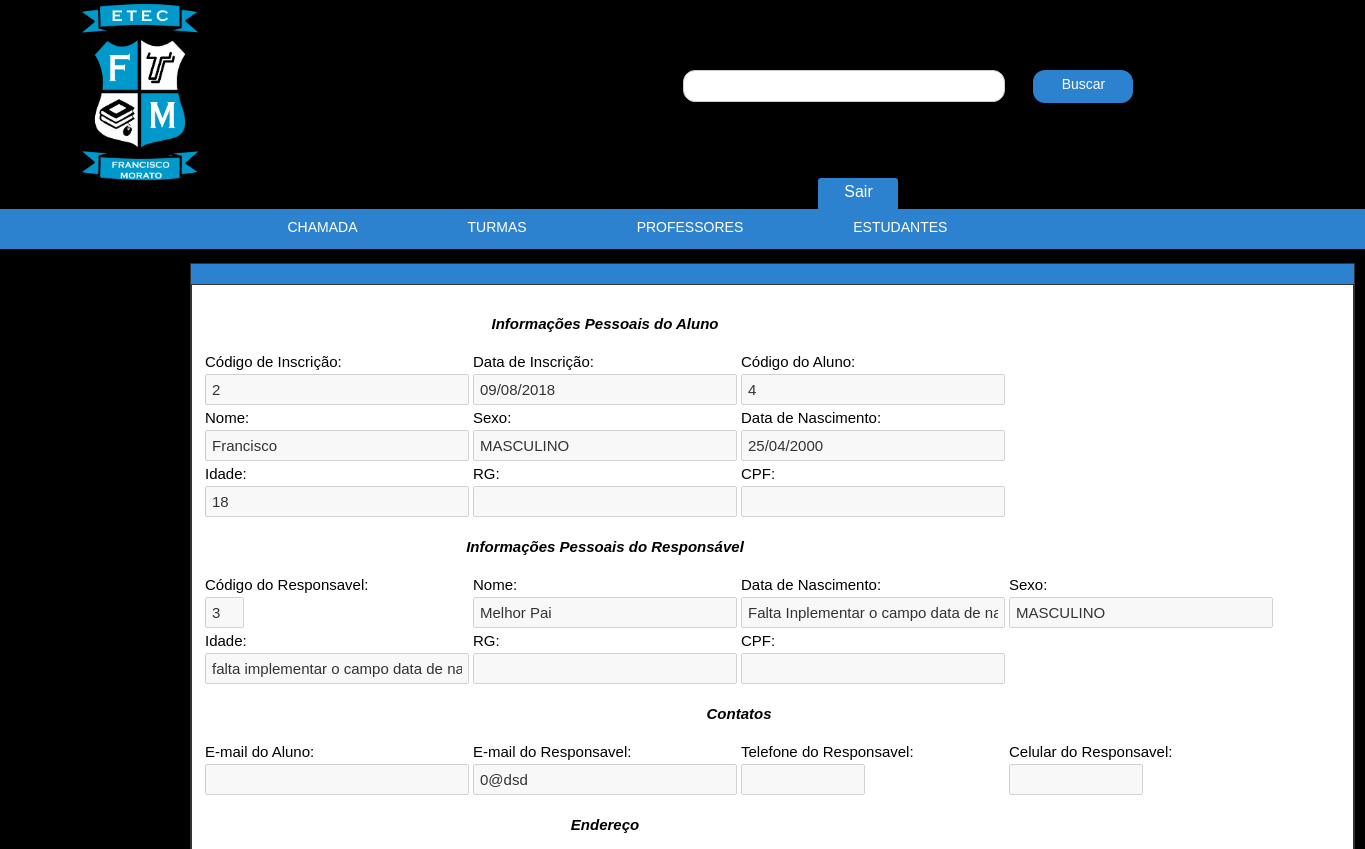
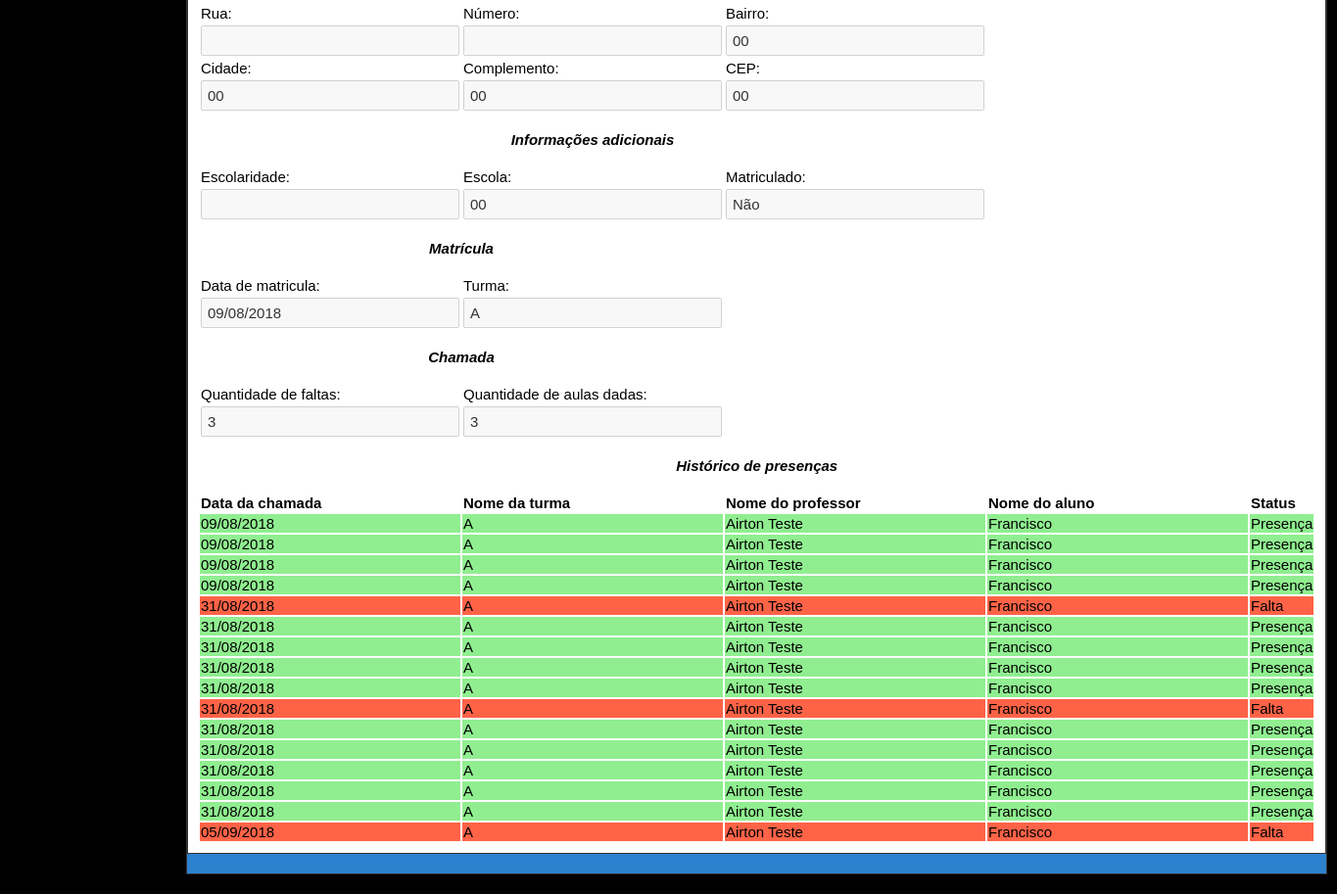
/Site/admin/estudantes.php?pg=aluno&mod=visualiza&aluno=4, run on the app's committed database (2 pictures, top to bottom).
### tables this page shows
CREATE TABLE `inscricao` (
  `id_inscricao` mediumint(8) UNSIGNED NOT NULL,
  `data_inscricao` datetime NOT NULL,
  `nome_aluno` varchar(120) NOT NULL,
  `sexo_aluno` enum('MASCULINO','FEMININO','OUTRO') NOT NULL,
  `email` varchar(120) DEFAULT NULL,
  `telefone_responsavel` char(10) DEFAULT NULL,
  `celular_responsavel` char(11) DEFAULT NULL,
  `inscrito` bit(1) NOT NULL DEFAULT b'0'
);

CREATE TABLE `aluno` (
  `id_aluno` mediumint(8) UNSIGNED NOT NULL,
  `id_inscricao` mediumint(8) UNSIGNED DEFAULT NULL,
  `id_responsavel` mediumint(8) UNSIGNED DEFAULT NULL,
  `data_nascimento_aluno` date NOT NULL,
  `rg_aluno` varchar(14) DEFAULT NULL,
  `cpf` char(11) DEFAULT NULL,
  `logradouro_aluno` varchar(100) NOT NULL,
  `bairro_aluno` varchar(60) NOT NULL,
  `cidade_aluno` varchar(60) NOT NULL,
  `complemento_aluno` varchar(100) DEFAULT NULL,
  `cep_aluno` char(8) DEFAULT NULL,
  `escolaridade` enum('Ensino fundamental cursando','Ensino fundamental concluído','Ensino médio cursando','Ensino médio concluído') NOT NULL,
  `escola` varchar(120) NOT NULL,
  `matriculado` bit(1) NOT NULL DEFAULT b'0',
  `status_aluno` bit(1) NOT NULL DEFAULT b'1'
);

CREATE TABLE `responsavel` (
  `id_responsavel` mediumint(8) UNSIGNED NOT NULL,
  `nome_responsavel` varchar(120) NOT NULL,
  `sexo_responsavel` enum('MASCULINO','FEMININO','OUTRO') NOT NULL,
  `cpf` char(11) DEFAULT NULL,
  `rg_responsavel` varchar(14) DEFAULT NULL,
  `email` varchar(120) DEFAULT NULL
);

CREATE TABLE `matricula` (
  `id_matricula` int(10) UNSIGNED NOT NULL,
  `id_turma` tinyint(3) UNSIGNED DEFAULT NULL,
  `id_aluno` mediumint(8) UNSIGNED DEFAULT NULL,
  `data_matricula` date NOT NULL
);

CREATE TABLE `turma` (
  `id_turma` tinyint(3) UNSIGNED NOT NULL,
  `nome_turma` varchar(2) NOT NULL,
  `quantidade_alunos` tinyint(3) UNSIGNED NOT NULL,
  `disponivel` bit(1) NOT NULL DEFAULT b'1'
);

### Site/admin/estudantes.php (the view, shortened to what this page needs)
<!DOCTYPE html PUBLIC "-//W3C//DTD XHTML 1.0 Transitional//EN" "http://www.w3.org/TR/xhtml1/DTD/xhtml1-transitional.dtd">
<html xmlns="http://www.w3.org/1999/xhtml">
<head>
	<link rel="stylesheet" type="text/css" href="css/estudantes.css"/>
	<link rel="stylesheet" type="text/css" href="css/cursos_e_disciplinas.css"/>
</head>
<body>
	<?php require "topo.php"; ?>
	<div id="caixa_preta">
	</div>
	<div id="box_curso">
					<?php if(@$_GET['mod'] == 'visualiza'){
						$cod_aluno = $_GET['aluno'];
						$sql_select_tudo_aluno = "SELECT *, a.id_aluno cod_aluno, i.id_inscricao cod_inscricao, i.data_inscricao dt_inscricao, i.nome_aluno nome, a.data_nascimento_aluno data_nascimento, i.sexo_aluno sexo_aluno, a.rg_aluno rg_aluno, a.cpf cpf_aluno, i.email email_aluno, i.telefone_responsavel telefone_responsavel, i.celular_responsavel celular_responsavel, r.email email_responsavel, r.id_responsavel cod_responsavel, r.nome_responsavel nome_responsavel, r.sexo_responsavel sexo_responsavel, /*r.data_nascimento_responsavel dt_nascimento_responsavel,*/ r.rg_responsavel rg_responsavel, r.cpf cpf_responsavel, /*a.rua_aluno rua_aluno, a.numero_aluno numero_aluno*/ a.logradouro_aluno logradouro_aluno, a.bairro_aluno bairro_aluno, a.cidade_aluno cidade_aluno, a.complemento_aluno complemento_aluno, a.cep_aluno cep_aluno, a.escola escola_aluno, a.escolaridade escolaridade_aluno, a.matriculado matriculado, m.data_matricula dt_matricula, t.nome_turma nome_turma, m.id_turma id_turma
						FROM inscricao i
						INNER JOIN aluno a ON i.id_inscricao = a.id_inscricao
						INNER JOIN responsavel r ON a.id_responsavel = r.id_responsavel
						INNER JOIN matricula m ON a.id_aluno = m.id_aluno
						INNER JOIN turma t ON m.id_turma = t.id_turma
						WHERE a.id_aluno = '$cod_aluno'";
						$todos_dados_alunos = mysqli_query($conexao, $sql_select_tudo_aluno) or die(mysqli_error($conexao));
						$dados = mysqli_fetch_assoc($todos_dados_alunos);
							$cod_inscricao = $dados['cod_inscricao'];
							$dt_inscricao = $dados['dt_inscricao'];
							$cod_aluno = $dados['cod_aluno'];
							$nome_A = $dados['nome'];
							$sexo_A = $dados['sexo_aluno'];
							$data_nascimento_A = $dados['data_nascimento'];
							$data_nascimento_A = date('d/m/Y', strtotime($data_nascimento_A));
							list($dia, $mes, $ano) = explode('/', $data_nascimento_A);
							$dt_hoje = mktime(0, 0, 0, date('m'), date('d'), date('Y'));
							$dt_nascimento_aluno = mktime( 0, 0, 0, $mes, $dia, $ano);
							$idade_A = floor((((($dt_hoje - $dt_nascimento_aluno) / 60) / 60) / 24) / 365.25);
							$RG_A = $dados['rg_aluno'];
							$CPF_A = $dados['cpf_aluno'];
							$email_A = $dados['email_aluno'];
							$email_R = $dados['email_responsavel'];
							$telefone_R = $dados['telefone_responsavel'];
							$celular_R = $dados['celular_responsavel'];
							$cod_responsavel = $dados['cod_responsavel'];
							$nome_R = $dados['nome_responsavel'];
							$sexo_R = $dados['sexo_responsavel'];
							$rg_R = $dados['rg_responsavel'];
							$cpf_R = $dados['cpf_responsavel'];
							$logradouro_A = $dados['logradouro_aluno'];
							$bairro_A = $dados['bairro_aluno'];
							$cidade_A = $dados['cidade_aluno'];
							$complemento_A = $dados['complemento_aluno'];
							$cep_A = $dados['cep_aluno'];
							$escola_A = $dados['escola_aluno'];
							$escolaridade_A = $dados['escolaridade_aluno'];
							$matriculado = $dados['matriculado'];
							$dt_matricula = $dados['dt_matricula'];
							$dt_matricula = date("d/m/Y", strtotime($dt_matricula));
							$nome_turma = $dados['nome_turma'];
							$cod_turma = $dados['id_turma'];
							$qtd_faltas = "SELECT COUNT(presenca) faltas FROM chamada WHERE id_aluno = '$cod_aluno' AND presenca = 0";
							$sql_faltas = mysqli_query($conexao, $qtd_faltas) or die (mysqli_error($conexao));
							$res_faltas = mysqli_fetch_assoc($sql_faltas);
							$faltas = $res_faltas['faltas'];
							$qtd_aulas = "SELECT COUNT(DISTINCT(c.data_chamada)) 'aulas_dadas' FROM chamada c INNER JOIN matricula m ON m.id_aluno = c.id_aluno WHERE (c.data_chamada BETWEEN m.data_matricula AND CURRENT_DATE) AND c.id_aluno = '$cod_aluno'";
							$sql_aulas = mysqli_query($conexao, $qtd_aulas) or die(mysqli_error($conexao));
							$res_aulas = mysqli_fetch_assoc($sql_aulas);
							$quantidade_aulas = $res_aulas['aulas_dadas'];
							$chamada = "SELECT c.data_chamada data_chamada, t.nome_turma nome_turma, p.nome_professor nome_professor, i.nome_aluno nome_aluno, c.presenca presenca FROM inscricao i INNER JOIN aluno a ON i.id_inscricao = a.id_inscricao INNER JOIN responsavel r ON a.id_responsavel = r.id_responsavel INNER JOIN matricula m ON a.id_aluno = m.id_aluno INNER JOIN turma t ON m.id_turma = t.id_turma INNER JOIN chamada c ON c.id_aluno = a.id_aluno INNER JOIN professor p ON p.id_professor = c.id_professor WHERE (c.data_chamada BETWEEN m.data_matricula AND CURRENT_DATE) AND a.id_aluno = '$cod_aluno' AND m.id_turma = '$cod_turma' ORDER BY c.data_chamada;";
							$sql_chamada = mysqli_query($conexao, $chamada) or die(mysqli_error($conexao));
						?>
						<table border="0">
							<tr>
								<td colspan="3">
									<br><i><center><b>Informações Pessoais do Aluno</b></center></i><br>
								</td>
							</tr>
							<tr>
								<td>Código de Inscrição:</td>
								<td>Data de Inscrição:</td>
								<td>Código do Aluno:</td>
							</tr>
							<tr>
								<td>
									<input type="text" value="<?php echo $cod_inscricao; ?>" disabled >
								</td>
								<td>
									<input type="text" value="<?php echo $dt_inscricao = date('d/m/Y', strtotime($dt_inscricao)); ?>" disabled >
								</td>
								<td>
									<input type="text" value="<?php echo $cod_aluno;?>" disabled>
								</td>
							</tr>
							<tr>
								<td>Nome:</td>
								<td>Sexo:</td>
								<td>Data de Nascimento:</td>
							</tr>
							<tr>
								<td>
									<input type="text" value="<?php echo $nome_A;?>" disabled>
								</td>
								<td>
									<input type="text" value="<?php echo $sexo_A;?>" disabled>
								</td>
								<td>
									<input type="text" value="<?php echo $data_nascimento_A;?>" disabled>
								</td>
							</tr>
							<tr>
								<td>Idade:</td>
								<td>RG:</td>
								<td>CPF:</td>
							</tr>
							<tr>
								<td>
									<input type="text" value="<?php echo $idade_A;?>" disabled>
								</td>
								<td>
									<input type="text" value="<?php echo $RG_A;?>" disabled>
								</td>
								<td>
									<input type="text" value="<?php echo $CPF_A;?>" disabled>
								</td>
							</tr>
							<tr>
								<td colspan="3">
									<br><i><center><b>Informações Pessoais do Responsável</b></center></i><br>
								</td>
							</tr>
							<tr>
								<td>Código do Responsavel:</td>
								<td>Nome:</td>
								<td>Data de Nascimento:</td>
								<td>Sexo:</td>
							</tr>
							<tr>
								<td>
									<input style="width: 25px" type="text" value="<?php echo $cod_responsavel; ?>" disabled >
								</td>
								<td>
									<input type="text" value="<?php echo $nome_R; ?>" disabled >
								</td>
								<td>
									<input type="text" value="Falta Inplementar o campo data de nascimento na tabela professor" disabled>
								</td>
								<td>
									<input type="text" value="<?php echo $sexo_R;?>" disabled>
								</td>
							</tr>
							<tr>
								<td>Idade:</td>
								<td>RG:</td>
								<td>CPF:</td>
							</tr>
							<tr>
								<td>
									<input type="text" value="falta implementar o campo data de nascimento na tabela professor" disabled >
								</td>
								<td>
									<input type="text" value="<?php echo $rg_R; ?>" disabled >
								</td>
								<td>
									<input type="text" value="<?php echo $cpf_R;?>" disabled>
								</td>
							</tr>
							<tr>
								<td colspan="4">
									<br><i><center><b>Contatos</b></center></i><br>
								</td>
							</tr>
							<tr>
								<td>E-mail do Aluno:</td>
								<td>E-mail do Responsavel:</td>
								<td>Telefone do Responsavel:</td>
								<td>Celular do Responsavel:</td>
							</tr>
							<tr>
								<td>
									<input type="text" value="<?php echo $email_A; ?>" disabled >
								</td>
								<td>
									<input type="text" value="<?php echo $email_R; ?>" disabled >
								</td>
								<td>
									<input style="width: 110px" type="text" value="<?php echo $telefone_R; ?>" disabled >
								</td>
								<td>
									<input style="width: 120px" type="text" value="<?php echo $celular_R;?>" disabled>
								</td>
							</tr>
							<tr>
								<td colspan="3">
									<br><i><center><b>Endereço</b></center></i><br>
								</td>
							</tr>
							<tr>
								<td>Rua:</td>
								<td>Número:</td>
								<td>Bairro:</td>
							</tr>
							<tr>
								<td>
									<input type="text" value="<?php echo $logradouro_A; ?>" disabled >
								</td>
								<td>
									<input type="text" value="<?php echo $logradouro_A; ?>" disabled >
								</td>
								<td>
									<input type="text" value="<?php echo $bairro_A; ?>" disabled >
								</td>
							</tr>
							<tr>
								<td>Cidade:</td>
								<td>Complemento:</td>
								<td>CEP:</td>
							</tr>
							<tr>
								<td>
									<input type="text" value="<?php echo $cidade_A; ?>" disabled >
								</td>
								<td>
									<input type="text" value="<?php echo $complemento_A; ?>" disabled >
								</td>
								<td>
									<input type="text" value="<?php echo $cep_A; ?>" disabled >
								</td>
							</tr>
							<tr>
								<td colspan="3">
									<br><i><center><b>Informações adicionais</b></center></i><br>
								</td>
							</tr>
							<tr>
								<td>Escolaridade:</td>
								<td>Escola:</td>
								<td>Matriculado:</td>
							</tr>
							<tr>
								<td>
									<input type="text" value="<?php echo $escolaridade_A; ?>" disabled >
								</td>
								<td>
									<input type="text" value="<?php echo $escola_A; ?>" disabled >
								</td>
								<td>
									<input type="text" value="<?php echo $matriculado = $matriculado ? "Sim" : "Não" ; ?>" disabled >
								</td>
							</tr>
							<tr>
								<td colspan="2">
									<br><i><center><b>Matrícula</b></center></i><br>
								</td>
							</tr>
							<tr>
								<td>Data de matricula:</td>
								<td>Turma:</td>
							</tr>
							<tr>
								<td>
									<input type="text" value="<?php echo $dt_matricula; ?>" disabled >
								</td>
								<td>
									<input type="text" value="<?php echo $nome_turma; ?>" disabled >
								</td>
							</tr>
							<tr>
								<td colspan="2">
									<br><i><center><b>Chamada</b></center></i><br>
								</td>
							</tr>
							<tr>
								<td>Quantidade de faltas:</td>
								<td>Quantidade de aulas dadas:</td>
							</tr>
							<tr>
								<td>
									<input type="text" value="<?php echo $faltas; ?>" disabled >
								</td>
								<td>
									<input type="text" value="<?php echo $quantidade_aulas; ?>" disabled>
								</td>
							</tr>
							<tr>
								<td colspan="5">
									<br><i><center><b>Histórico de presenças</b></center></i><br>
								</td>
							</tr>
							<tr>
								<td><b>Data da chamada</b></td>
								<td><b>Nome da turma</b></td>
								<td><b>Nome do professor</b></b></td>
								<td><b>Nome do aluno</td>
								<td><b>Status</b></td>
							</tr>
							<?php while($val_chamada = mysqli_fetch_assoc($sql_chamada)){
								$data_chamada = $val_chamada['data_chamada'];
								$data_chamada = date("d/m/Y", strtotime($data_chamada));
								$nomeTurma = $val_chamada['nome_turma'];
								$nomeProfessor = $val_chamada['nome_professor'];
								$nomeAluno = $val_chamada['nome_aluno'];
								$status = $val_chamada['presenca'];
								$cor = $status ? 'lightgreen' : 'tomato';
								$status = $status ? "Presença" : "Falta";?>
								<tr style="background-color: <?php echo $cor;?>">
									<td><?php echo $data_chamada; ?></td>
									<td><?php echo $nomeTurma; ?></td>
									<td><?php echo $nomeProfessor; ?></td>
									<td><?php echo $nomeAluno; ?></td>
									<td><?php echo $status; ?></td>
								</tr>
							<?php } ?>
						</table>
					<?php die;} ?>

### Site/admin/css/estudantes.css (style rules this page uses)
#caixa_preta { background:#000; width:980px; margin:18px auto; height:15px; }

### Site/admin/css/cursos_e_disciplinas.css (style rules this page uses)
#caixa_preta { background:#000; width:980px; margin:18px auto; height:15px; }
#box_curso { width:auto; background:#2C82CE; height:auto; float:left; text-align:left; margin:-20px 0 20px 190px; border:1px solid #333; padding: 20px 0px; }
#box_curso table { border:1px solid #333; padding:10px; background:#FFF; margin:0 0 10px 0; margin:auto; font:15px Arial, Helvetica, sans-serif; text-align:left; }
#box_curso input { width:250px; padding:5px; height:17px; color:#333; font:15px Arial, Helvetica, sans-serif; }

### Site/admin/css/topo.css (style rules this page uses)
body { padding:0; margin:0; }

### data on the page
inscricao: id_inscricao "2", data_inscricao "09/08/2018", id_aluno "4", nome_aluno "Francisco", sexo_aluno "MASCULINO", data_nascimento_aluno "25/04/2000", id_responsavel "3", nome_responsavel "Melhor Pai", sexo_responsavel "MASCULINO", email "0@dsd", bairro_aluno "00", cidade_aluno "00", complemento_aluno "00", cep_aluno "00", escola "00", matriculado "Não", data_matricula "09/08/2018", nome_turma "A"

### other printed values
$data_chamada "09/08/2018"
$nomeTurma "A"
$nomeProfessor "Airton Teste"
$nomeAluno "Francisco"
$status "Presença"
$data_chamada "31/08/2018"
$status "Falta"
$data_chamada "05/09/2018"
